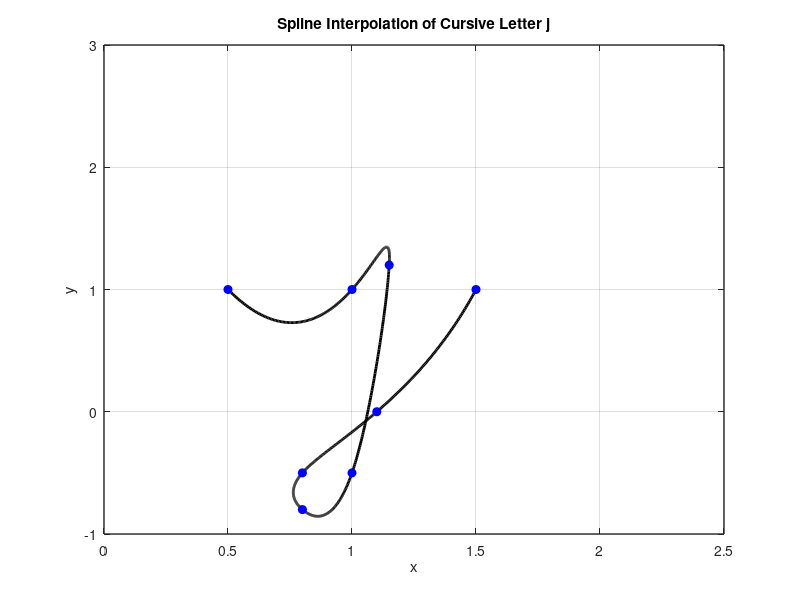

Write the MATLAB code that produced this figure.
x = [0.5 1 1.15 1 0.8 0.8 1.1 1.5];
y = [1 1 1.2 -0.5 -0.8 -0.5 0 1];

n = length(x);
t = 0:n-1; % Parametric coordinate t
tt = 0:0.01:n-1; % More dense coordinate tt for spline interpolation

% Compute spline interpolation
xx = spline(t, x, tt);
yy = spline(t, y, tt);

% Plot settings
figure(1)
plot(xx, yy, 'k', 'LineWidth', 2) % plot spline
hold on
plot(x, y, 'bo', 'MarkerFaceColor', 'b') % plot data points
axis([0 2.5 -1 3])
grid on
title('Spline Interpolation of Cursive Letter j')
xlabel('x')
ylabel('y')
set(gca, 'FontSize', 10, 'LineWidth', 1)
grid on